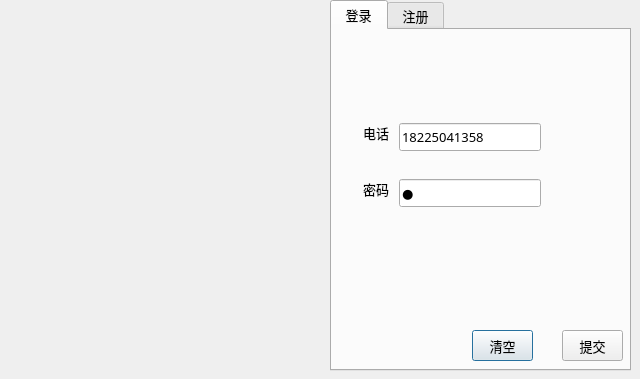
<?xml version="1.0" encoding="UTF-8"?>
<ui version="4.0">
 <class>LoginDialog</class>
 <widget class="QDialog" name="LoginDialog">
  <property name="geometry">
   <rect>
    <x>0</x>
    <y>0</y>
    <width>640</width>
    <height>379</height>
   </rect>
  </property>
  <property name="minimumSize">
   <size>
    <width>640</width>
    <height>379</height>
   </size>
  </property>
  <property name="maximumSize">
   <size>
    <width>640</width>
    <height>379</height>
   </size>
  </property>
  <property name="font">
   <font>
    <family>微软雅黑</family>
    <pointsize>10</pointsize>
   </font>
  </property>
  <property name="windowTitle">
   <string>Dialog</string>
  </property>
  <widget class="QLabel" name="lb_icon">
   <property name="geometry">
    <rect>
     <x>0</x>
     <y>0</y>
     <width>321</width>
     <height>361</height>
    </rect>
   </property>
   <property name="text">
    <string/>
   </property>
   <property name="pixmap">
    <pixmap resource="resource.qrc">:/tb/baidu.png</pixmap>
   </property>
   <property name="scaledContents">
    <bool>true</bool>
   </property>
  </widget>
  <widget class="QTabWidget" name="tabWidget">
   <property name="geometry">
    <rect>
     <x>330</x>
     <y>0</y>
     <width>301</width>
     <height>371</height>
    </rect>
   </property>
   <property name="currentIndex">
    <number>0</number>
   </property>
   <widget class="QWidget" name="tb_login">
    <attribute name="title">
     <string> 登录 </string>
    </attribute>
    <widget class="QLabel" name="lb_tel">
     <property name="geometry">
      <rect>
       <x>31</x>
       <y>93</y>
       <width>30</width>
       <height>20</height>
      </rect>
     </property>
     <property name="text">
      <string>电话</string>
     </property>
    </widget>
    <widget class="QLabel" name="lb_pass">
     <property name="geometry">
      <rect>
       <x>31</x>
       <y>149</y>
       <width>30</width>
       <height>20</height>
      </rect>
     </property>
     <property name="text">
      <string>密码</string>
     </property>
    </widget>
    <widget class="QLineEdit" name="le_tel">
     <property name="geometry">
      <rect>
       <x>67</x>
       <y>93</y>
       <width>142</width>
       <height>28</height>
      </rect>
     </property>
     <property name="text">
      <string>18225041358</string>
     </property>
    </widget>
    <widget class="QLineEdit" name="le_pass">
     <property name="geometry">
      <rect>
       <x>67</x>
       <y>149</y>
       <width>142</width>
       <height>28</height>
      </rect>
     </property>
     <property name="text">
      <string>1</string>
     </property>
     <property name="echoMode">
      <enum>QLineEdit::Password</enum>
     </property>
    </widget>
    <widget class="QPushButton" name="pb_clear">
     <property name="geometry">
      <rect>
       <x>140</x>
       <y>300</y>
       <width>61</width>
       <height>31</height>
      </rect>
     </property>
     <property name="text">
      <string>清空</string>
     </property>
    </widget>
    <widget class="QPushButton" name="pb_submit">
     <property name="geometry">
      <rect>
       <x>230</x>
       <y>300</y>
       <width>61</width>
       <height>31</height>
      </rect>
     </property>
     <property name="text">
      <string>提交</string>
     </property>
    </widget>
   </widget>
   <widget class="QWidget" name="tb_resgester">
    <attribute name="title">
     <string> 注册 </string>
    </attribute>
    <widget class="QPushButton" name="pb_clear_register">
     <property name="geometry">
      <rect>
       <x>140</x>
       <y>300</y>
       <width>61</width>
       <height>31</height>
      </rect>
     </property>
     <property name="text">
      <string>清空</string>
     </property>
    </widget>
    <widget class="QPushButton" name="pb_submit_register">
     <property name="geometry">
      <rect>
       <x>230</x>
       <y>300</y>
       <width>61</width>
       <height>31</height>
      </rect>
     </property>
     <property name="text">
      <string>提交</string>
     </property>
    </widget>
    <widget class="QLineEdit" name="le_pass_register">
     <property name="geometry">
      <rect>
       <x>50</x>
       <y>100</y>
       <width>161</width>
       <height>28</height>
      </rect>
     </property>
     <property name="text">
      <string/>
     </property>
     <property name="echoMode">
      <enum>QLineEdit::Password</enum>
     </property>
    </widget>
    <widget class="QLabel" name="lb_repass_register">
     <property name="geometry">
      <rect>
       <x>10</x>
       <y>150</y>
       <width>30</width>
       <height>20</height>
      </rect>
     </property>
     <property name="text">
      <string>确认</string>
     </property>
    </widget>
    <widget class="QLineEdit" name="le_name_register">
     <property name="geometry">
      <rect>
       <x>50</x>
       <y>210</y>
       <width>161</width>
       <height>28</height>
      </rect>
     </property>
     <property name="text">
      <string/>
     </property>
    </widget>
    <widget class="QLineEdit" name="le_tel_register">
     <property name="geometry">
      <rect>
       <x>50</x>
       <y>40</y>
       <width>161</width>
       <height>28</height>
      </rect>
     </property>
     <property name="text">
      <string/>
     </property>
    </widget>
    <widget class="QLabel" name="lb_name_register">
     <property name="geometry">
      <rect>
       <x>10</x>
       <y>210</y>
       <width>30</width>
       <height>20</height>
      </rect>
     </property>
     <property name="text">
      <string>昵称</string>
     </property>
    </widget>
    <widget class="QLabel" name="lb_pass_register">
     <property name="geometry">
      <rect>
       <x>11</x>
       <y>101</y>
       <width>30</width>
       <height>20</height>
      </rect>
     </property>
     <property name="text">
      <string>密码</string>
     </property>
    </widget>
    <widget class="QLineEdit" name="le_repass_register">
     <property name="geometry">
      <rect>
       <x>50</x>
       <y>150</y>
       <width>161</width>
       <height>28</height>
      </rect>
     </property>
     <property name="text">
      <string/>
     </property>
     <property name="echoMode">
      <enum>QLineEdit::Password</enum>
     </property>
    </widget>
    <widget class="QLabel" name="lb_tel_register">
     <property name="geometry">
      <rect>
       <x>11</x>
       <y>44</y>
       <width>30</width>
       <height>20</height>
      </rect>
     </property>
     <property name="text">
      <string>电话</string>
     </property>
    </widget>
   </widget>
  </widget>
 </widget>
 <resources>
  <include location="resource.qrc"/>
 </resources>
 <connections/>
</ui>
